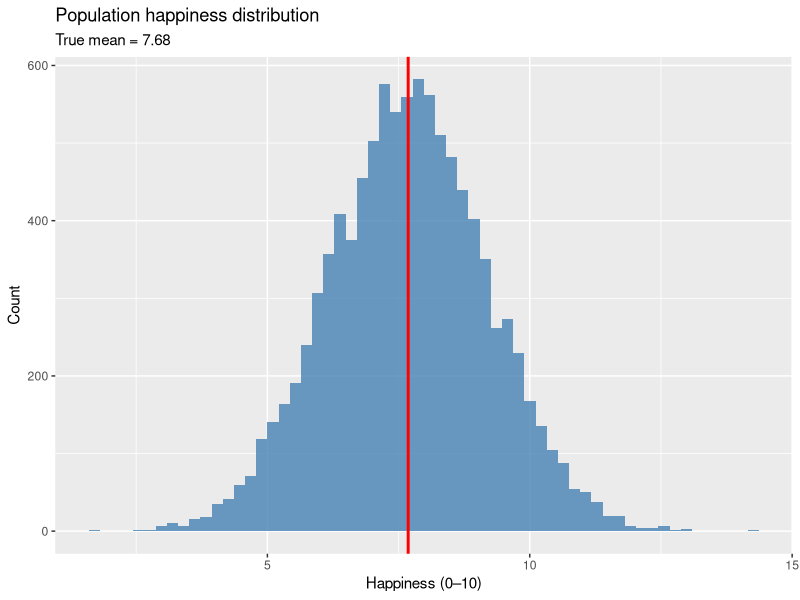
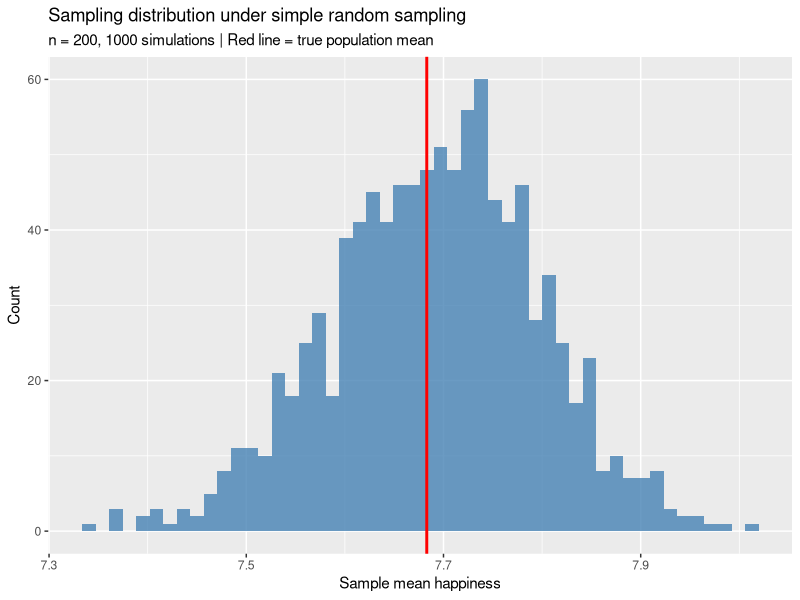
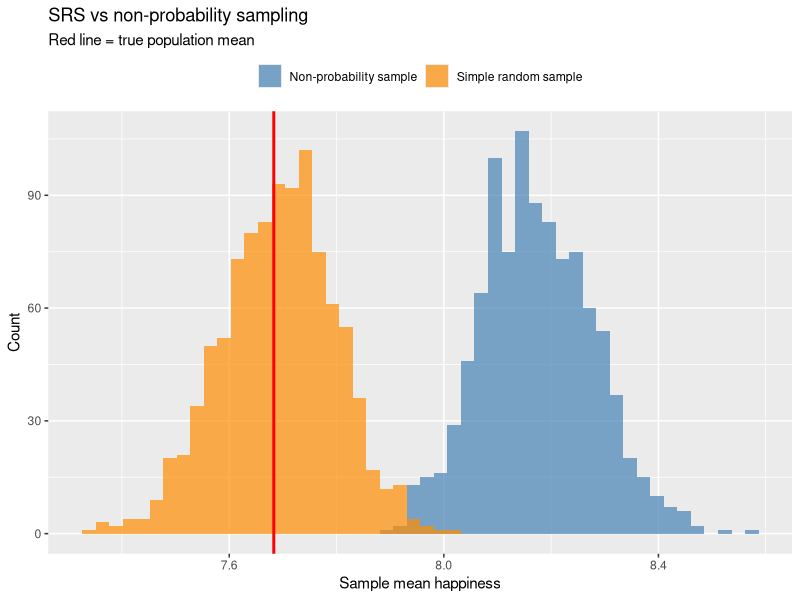
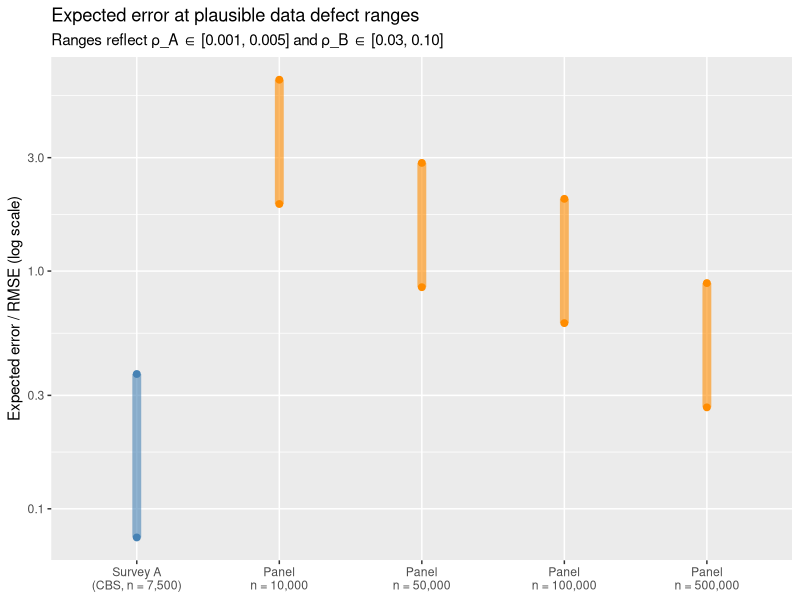

The R script that drew these images, in order:
## ---- chunk 1
#| message: false
library(tidyverse)

set.seed(42)
## ---- chunk 2
N <- 10000

population <- tibble(
  id        = 1:N,
  happiness = rnorm(N, mean = 7.7, sd = 1.5)
)

pop_mean <- mean(population$happiness)

ggplot(population, aes(x = happiness)) +
  geom_histogram(bins = 60, fill = "steelblue", alpha = 0.8) +
  geom_vline(xintercept = pop_mean, color = "red", linewidth = 1) +
  labs(
    title = "Population happiness distribution",
    subtitle = paste0("True mean = ", round(pop_mean, 2)),
    x = "Happiness (0–10)", y = "Count"
  )
## ---- chunk 3
n    <- 200
sims <- 1000

estimates_srs <- replicate(sims, {
  population |> slice_sample(n = n) |> pull(happiness) |> mean()
})

tibble(estimate = estimates_srs) |>
  ggplot(aes(x = estimate)) +
  geom_histogram(bins = 50, fill = "steelblue", alpha = 0.8) +
  geom_vline(xintercept = pop_mean, color = "red", linewidth = 1) +
  labs(
    title = "Sampling distribution under simple random sampling",
    subtitle = paste0("n = ", n, ", ", sims, " simulations | Red line = true population mean"),
    x = "Sample mean happiness", y = "Count"
  )
## ---- chunk 4
delta_selection <- 0.5  # participants are this many points happier on average

population <- population |>
  mutate(
    # Exponential tilt: k = delta/var(Y) gives the desired mean difference in expectation
    p_select = exp(delta_selection / var(happiness) * happiness)
  )
## ---- chunk 5
#| echo: false
k_sel        <- delta_selection / var(population$happiness)
lr_per_point <- exp(k_sel)
rho_preview  <- mean(replicate(200, {
  R <- as.integer(seq_len(N) %in% sample(N, n, prob = population$p_select))
  cor(R, population$happiness)
}))
## ---- chunk 6
estimates_nonprob <- replicate(sims, {
  population |>
    slice_sample(n = n, weight_by = p_select) |>
    pull(happiness) |>
    mean()
})

bind_rows(
  tibble(estimate = estimates_srs,     method = "Simple random sample"),
  tibble(estimate = estimates_nonprob, method = "Non-probability sample")
) |>
  ggplot(aes(x = estimate, fill = method)) +
  geom_histogram(bins = 50, alpha = 0.7, position = "identity") +
  geom_vline(xintercept = pop_mean, color = "red", linewidth = 1) +
  scale_fill_manual(values = c("steelblue", "darkorange")) +
  labs(
    title = "SRS vs non-probability sampling",
    subtitle = "Red line = true population mean",
    x = "Sample mean happiness", y = "Count", fill = NULL
  ) +
  theme(legend.position = "top")
## ---- chunk 7
sigma_Y <- sd(population$happiness)

# rho_{R,Y} is the correlation between the *binary* selection indicator
# (1 = in sample, 0 = not) and happiness — not the continuous selection weight.
# We average over many draws to get a stable estimate.
rho_RY <- mean(replicate(200, {
  R <- as.integer(seq_len(N) %in% sample(N, n, prob = population$p_select))
  cor(R, population$happiness)
}))

cat("rho_{R,Y} =", round(rho_RY, 3), "\n")
cat("DDI =", round(rho_RY^2, 4), "\n")
## ---- chunk 8
predicted_bias <- rho_RY * sqrt((N - n) / n) * sigma_Y
observed_bias  <- mean(estimates_nonprob) - pop_mean

cat("Predicted bias:", round(predicted_bias, 3), "\n")
cat("Observed bias: ", round(observed_bias,  3), "\n")
## ---- chunk 9
N_NL <- 17900000  # Netherlands population
n_A  <- 7500      # CBS survey
n_B  <- 500000    # large online panel
## ---- chunk 10
#| echo: false
rho_A_plausible <- c(0.001, 0.005)
rho_B_plausible <- c(0.03,  0.10)

delta <- function(rho, n, N, sigma) rho * sigma / sqrt((n / N) * (1 - n / N))

bind_rows(
  tibble(
    Survey = "Survey A (CBS)",
    `Sample size` = scales::comma(n_A),
    `ρ = low`  = round(delta(rho_A_plausible[1], n_A, N_NL, sigma_Y), 2),
    `ρ = high` = round(delta(rho_A_plausible[2], n_A, N_NL, sigma_Y), 2)
  ),
  tibble(
    Survey     = paste0("Panel, n = ", scales::comma(c(10000, 50000, 100000, 500000))),
    `Sample size` = scales::comma(c(10000, 50000, 100000, 500000)),
    `ρ = low`  = round(delta(rho_B_plausible[1], c(10000, 50000, 100000, 500000), N_NL, sigma_Y), 2),
    `ρ = high` = round(delta(rho_B_plausible[2], c(10000, 50000, 100000, 500000), N_NL, sigma_Y), 2)
  )
) |>
  select(-`Sample size`) |>
  knitr::kable(
    col.names = c("Survey", "Δ at ρ_low", "Δ at ρ_high"),
    caption   = "Implied mean difference (happiness points) between included and excluded people"
  )
## ---- chunk 11
mult_A  <- sqrt((N_NL - n_A) / n_A)
n_B_vec <- c(10000, 50000, 100000, 500000)

rmse <- function(rho, mult, n) sqrt((rho * mult * sigma_Y)^2 + sigma_Y^2 / n)

bind_rows(
  tibble(
    label   = "Survey A\n(CBS, n = 7,500)",
    rmse_lo = rmse(rho_A_plausible[1], mult_A, n_A),
    rmse_hi = rmse(rho_A_plausible[2], mult_A, n_A),
    type    = "A"
  ),
  tibble(
    n_B     = n_B_vec,
    label   = paste0("Panel\nn = ", scales::comma(n_B_vec)),
    rmse_lo = rmse(rho_B_plausible[1], sqrt((N_NL - n_B_vec) / n_B_vec), n_B_vec),
    rmse_hi = rmse(rho_B_plausible[2], sqrt((N_NL - n_B_vec) / n_B_vec), n_B_vec),
    type    = "B"
  )
) |>
  mutate(label = fct_inorder(label)) |>
  ggplot(aes(x = label, color = type)) +
  geom_linerange(aes(ymin = rmse_lo, ymax = rmse_hi), linewidth = 3, alpha = 0.6) +
  geom_point(aes(y = rmse_lo), size = 2) +
  geom_point(aes(y = rmse_hi), size = 2) +
  scale_color_manual(values = c("A" = "steelblue", "B" = "darkorange"), guide = "none") +
  scale_y_log10() +
  labs(
    title = "Expected error at plausible data defect ranges",
    subtitle = "Ranges reflect ρ_A ∈ [0.001, 0.005] and ρ_B ∈ [0.03, 0.10]",
    x = NULL,
    y = "Expected error / RMSE (log scale)"
  )
